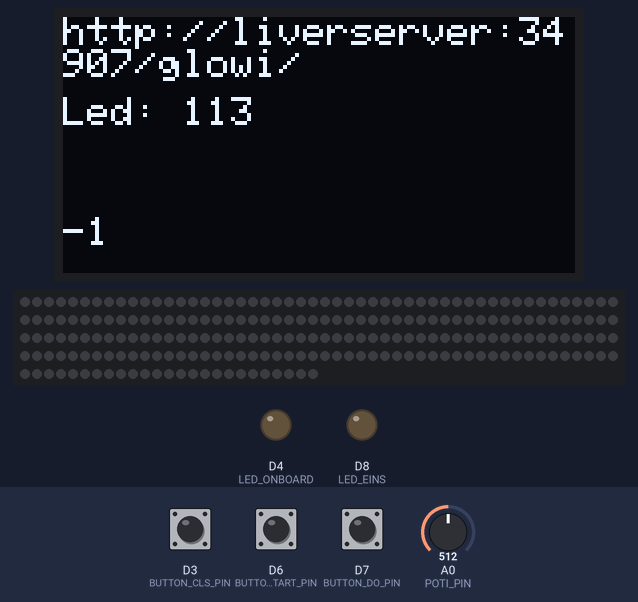
The sketch below on a simulated ESP8266 (NodeMCU). Shown: 128×64 one-colour display, 225 RGB LEDs in strip order, left to right, continuing on the next row, output pins drawn as LEDs (lit = HIGH). Inputs (shaded band) come from the test bench; at power-on: D3 (BUTTON_CLS_PIN) HIGH, D6 (BUTTON_START_PIN) HIGH, D7 (BUTTON_DO_PIN) HIGH, A0 (POTI_PIN) = 512. WiFi joins after 1.5 s; servers stay silent unless stated; the display library's start-up logo is not drawn.

Above: at 3.1 s.
3.2 s: D3 (BUTTON_CLS_PIN) pulled LOW for 0.15 s
At 5.0 s:
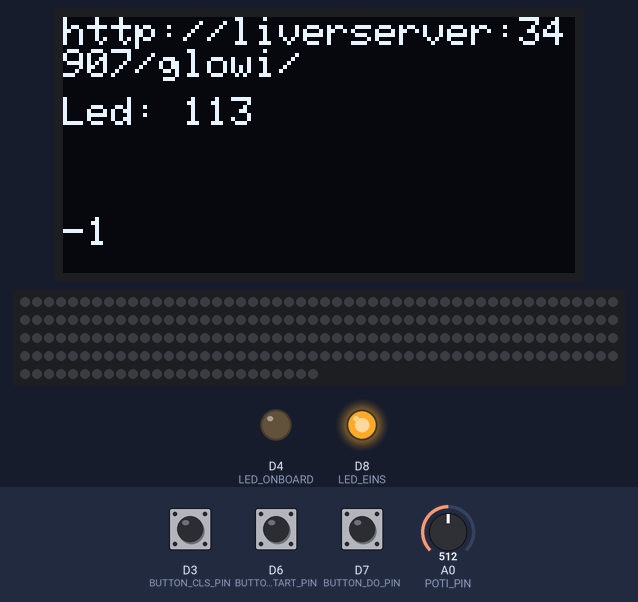
5.3 s: D6 (BUTTON_START_PIN) pulled LOW for 1 s
At 6.64 s:
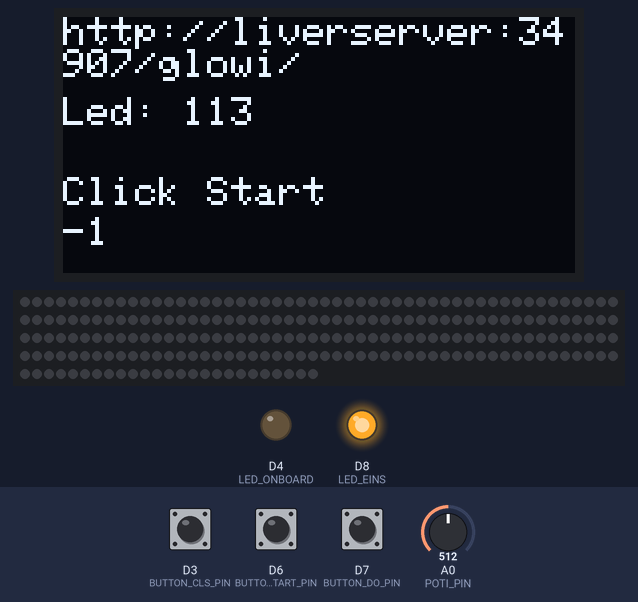
7.8 s: D7 (BUTTON_DO_PIN) pulled LOW for 3.2 s
At 8.0 s:
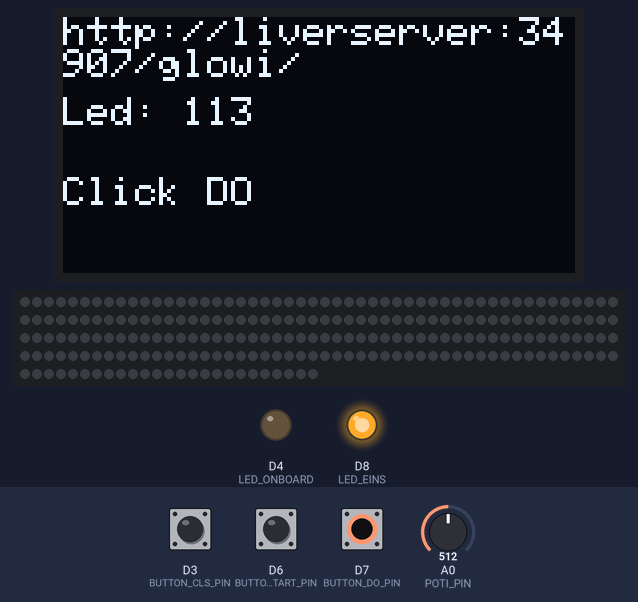
12.5 s: A0 (POTI_PIN) set to 716
At 13.6 s:
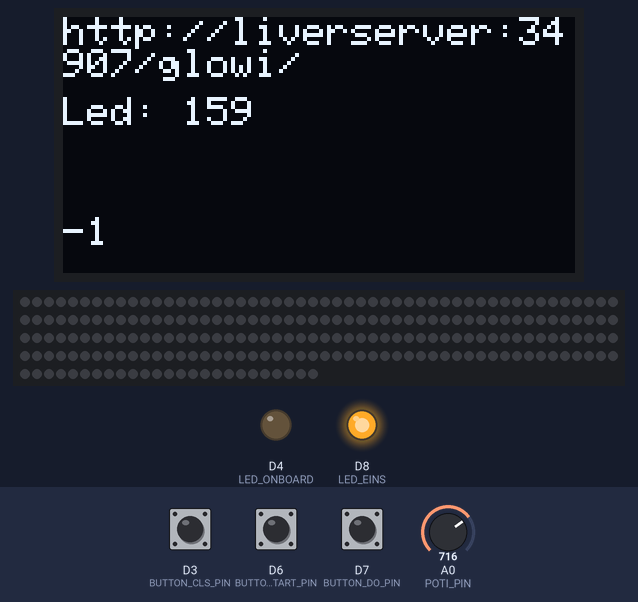
14.0 s: D3 (BUTTON_CLS_PIN) pulled LOW for 1 s
At 15.32 s:
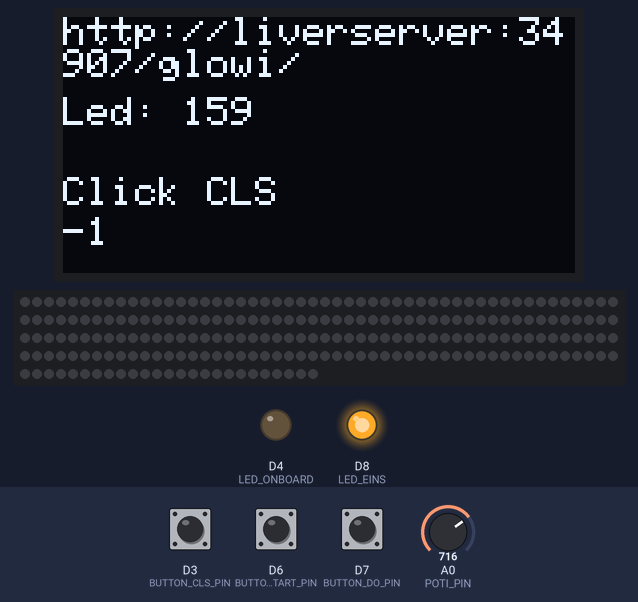
18.0 s: D7 (BUTTON_DO_PIN) pulled LOW for 1 s
At 19.32 s:
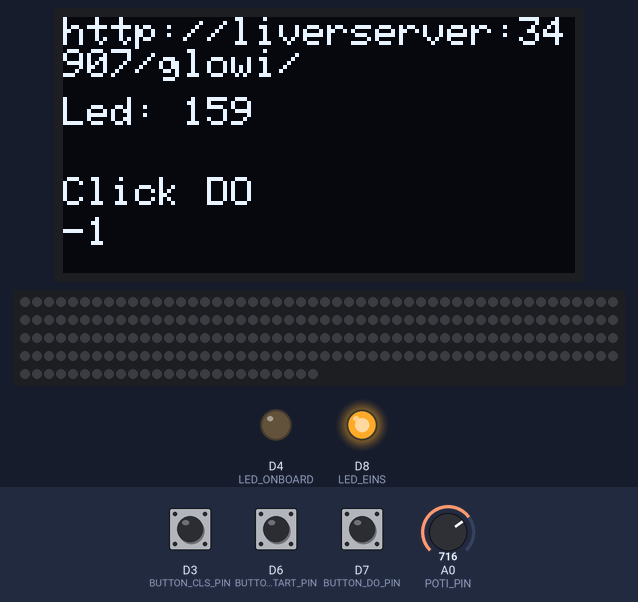
Timing chart, 0 to 21.0 s (numbered marks = the images above; inputs shaded):
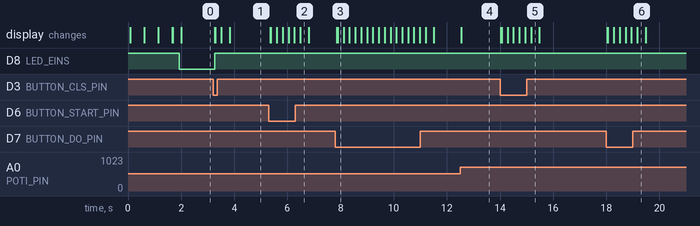

Measured:
- after the input at 3.2 s, D8 (LED_EINS): LOW → HIGH after 0.06 s; the display: first changes after 0.06 s (image 1 shows a later state)
- after the input at 5.3 s, the display: changes after 0.06 s (image 2)
- after the input at 7.8 s, the display: first changes after 0.06 s (image 3 shows a later state)
- after the input at 12.5 s, the display: changes at once (image 4)
- after the input at 14.0 s, the display: changes at once (image 5)
- after the input at 18.0 s, the display: changes at once (image 6)

The sketch:

glowi-esp.ino
```cpp
#include <ESP8266WiFi.h>
#include <WiFiClient.h>
#include <ESP8266HTTPClient.h>
#include <FastLED.h>

#include <Wire.h>
#include <Adafruit_SSD1306.h>

#define STASSID           "UUID"
#define STAPSK            "PW"
#define APISERVER1        "http://192.168.2.55:8080/glowi/"
#define APISERVER2        "http://liverserver:34907/glowi/"
#define SERVERHEADER_KEY  "x-key"
#define SERVERHEADER_VAL  "val"
#define NUM_LEDS          225 // 15x15 = 225
#define SCREEN_WIDTH      128 // OLED display width, in pixels
#define SCREEN_HEIGHT     64 // OLED display height, in pixels
#define OLED_RESET        -1 // Reset pin # (or -1 if sharing Arduino reset pin)
// Frei                   D0
// SDL                    D1
// SDA                    D2
#define BUTTON_CLS_PIN    D3
#define LED_ONBOARD       D4
#define LED_PIN           D5
#define BUTTON_START_PIN  D6
#define BUTTON_DO_PIN     D7
#define LED_EINS          D8
#define POTI_PIN          A0

CRGB leds[NUM_LEDS];
Adafruit_SSD1306 display(SCREEN_WIDTH, SCREEN_HEIGHT, &Wire, OLED_RESET);

const char *ssid = STASSID;
const char *password = STAPSK;
String apiserver = "-";
boolean hasClicked = false;
int idPoti = 0;

/*

*/
void doGetDataFromServerDO(String path) {
  digitalWrite(LED_EINS, HIGH);
  display.setCursor(0, 50);
  display.println("    ");
  display.display();
  WiFiClient wifiClient;
  HTTPClient httpClient;

  httpClient.begin(wifiClient, apiserver + path);
  httpClient.addHeader(SERVERHEADER_KEY, SERVERHEADER_VAL);
  int httpCode = httpClient.GET();

  if (httpCode == HTTP_CODE_OK) {
    int len = httpClient.getSize();
    // create buffer for read
    uint8_t buff[6] = { 0 };

    // get tcp stream
    WiFiClient * stream = &wifiClient;

    // read all data from server
    int LED_NR = 0;
    int LED_R = 0;
    int LED_G = 0;
    int LED_B = 0;
    while (httpClient.connected() && (len > 0 || len == -1)) {
      // read up to 128 byte
      int c = stream->readBytes(buff, std::min((size_t)len, sizeof(buff)));

      LED_NR = (buff[0] - 48) * 100 + (buff[1] - 48) * 10  + (buff[2] - 48);

      //LED_NR = buff[0];
      LED_R = buff[3];
      LED_G = buff[4];
      LED_B = buff[5];

      if (LED_NR < NUM_LEDS) {
        leds[LED_NR] = CRGB ( LED_R, LED_G, LED_B);
        FastLED.show();
      }

      if (len > 0) {
        len -= c;
      }
    }
    //FastLED.show();
    digitalWrite(LED_EINS, LOW);
  }
  display.setCursor(0, 50);
  display.println(httpCode);
  display.display();

  httpClient.end();
}

void blinkLED(int id) {
  CRGB old = leds[id];
  leds[id] = CRGB ( 55, 55, 55);
  display.setCursor(30, 20);
  display.println((String)id + " ");
  display.display();
  FastLED.show();
  leds[id] = old;
  FastLED.show();
}

/*

*/
void setup() {
  //Serial.begin(115200);
  //Serial.println("Wipf42");
  pinMode(LED_ONBOARD, OUTPUT);
  pinMode(LED_EINS, OUTPUT);
  pinMode(BUTTON_DO_PIN, INPUT_PULLUP);
  pinMode(BUTTON_CLS_PIN, INPUT_PULLUP);
  pinMode(BUTTON_START_PIN, INPUT_PULLUP);

  digitalWrite(LED_EINS, 1);

  if (!display.begin(SSD1306_SWITCHCAPVCC, 0x3C)) {
    //Serial.println("SSD1306 failed");
    //digitalWrite(LED_EINS, 0);
  }
  display.display();
  display.clearDisplay();
  display.setCursor(0, 0);
  display.setTextSize(1);
  display.setTextColor(WHITE, BLACK);
  display.println("WLAN");
  //display.drawPixel(10, 10, WHITE);
  display.display();

  FastLED.addLeds<WS2812, LED_PIN, GRB>(leds, NUM_LEDS);

  WiFi.mode(WIFI_STA);
  WiFi.begin(ssid, password);

  // Wait for connection
  while (WiFi.status() != WL_CONNECTED) {
    delay(500);
    display.print(".");
    display.display();
  }

  if (!digitalRead(BUTTON_DO_PIN)) {
    apiserver = APISERVER1;
  } else {
    apiserver = APISERVER2;
  }

  display.clearDisplay();
  display.setCursor(0, 0);
  display.println(apiserver);
  doGetDataFromServerDO("full");
  display.setCursor(0, 20);
  display.println("Led:");
  display.display();

  digitalWrite(LED_EINS, 0);
  digitalWrite(LED_ONBOARD, 0);
}

/*

*/
void loop(void) {

  //if (millis() % 500 == 1) {
  idPoti  = analogRead(POTI_PIN) / 4.5;
  if (idPoti <= NUM_LEDS) {
    blinkLED(idPoti);
  }
  //}

  if (!digitalRead(BUTTON_DO_PIN) && idPoti <= NUM_LEDS) {
    display.setCursor(0, 40);
    display.println(F("Click DO"));
    display.display();
    //doGetDataFromServerDO("do/" + (String)in_X + "/" + (String)in_Y );
    doGetDataFromServerDO("doId/" + (String)idPoti );
    hasClicked = true;
  }

  if (!digitalRead(BUTTON_CLS_PIN)) {
    display.setCursor(0, 40);
    display.println(F("Click CLS"));
    display.display();
    doGetDataFromServerDO("cls");
    hasClicked = true;
  }

  if (!digitalRead(BUTTON_START_PIN)) {
    display.setCursor(0, 40);
    display.println(F("Click Start"));
    display.display();
    doGetDataFromServerDO("start");
    hasClicked = true;
  }

  if (hasClicked) {
    delay(100);
    display.setCursor(0, 40);
    display.println(F("           "));
    display.display();
    hasClicked = false;
  }
}
```
